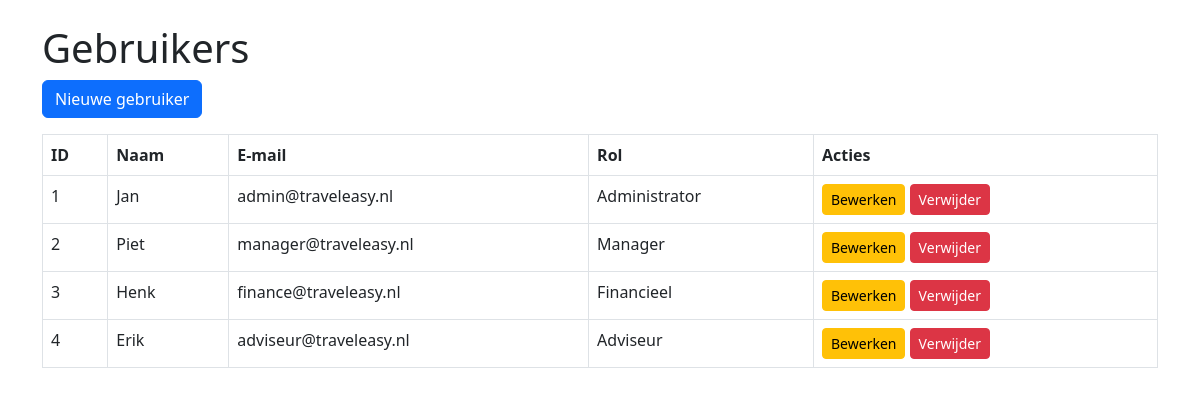
The app's page /users (signed in) with its own data.
### tables this page shows
CREATE TABLE users (
    id INT AUTO_INCREMENT PRIMARY KEY,
    name VARCHAR(100) NOT NULL,
    email VARCHAR(100) NOT NULL UNIQUE,
    password_hash VARCHAR(255) NOT NULL,
    role_id INT NOT NULL,
    created_at TIMESTAMP DEFAULT CURRENT_TIMESTAMP,
    FOREIGN KEY (role_id) REFERENCES roles(id) ON DELETE RESTRICT
);

CREATE TABLE roles (
    id INT AUTO_INCREMENT PRIMARY KEY,
    name VARCHAR(50) NOT NULL UNIQUE
);

### app/Controllers/UserController.php (called while the page is built, shortened)
<?php
require_once __DIR__ . '/../Models/User.php';
class UserController
{
    private $userModel;
    public function __construct($pdo)
    {
        $this->userModel = new User($pdo);
    }
    public function index()
    {
        $users = $this->userModel->getAll();
        require PROJECT_ROOT . 'Views' . DIRECTORY_SEPARATOR . 'users' . DIRECTORY_SEPARATOR . 'index.php';
    }
}

### public/index.php (called while the page is built, shortened)
<?php
require_once PROJECT_ROOT . 'config' . DIRECTORY_SEPARATOR . 'web.php';

### app/Models/User.php (called while the page is built, shortened)
<?php
class User
{
    private $pdo;
    public function __construct($pdo)
    {
        $this->pdo = $pdo;
    }
    public function getAll()
    {
        try {
            $stmt = $this->pdo->query("
                SELECT users.*, roles.name AS role_name
                FROM users
                JOIN roles ON users.role_id = roles.id
                ORDER BY users.id
            ");
            return $stmt->fetchAll(PDO::FETCH_ASSOC);
        } catch (PDOException $e) {
            error_log("User::getAll error: " . $e->getMessage());
            return [];
        }
    }
}

### Views/users/index.php (the view, shortened to what this page needs)
<!DOCTYPE html>
<html>
<head>
    <link href="https://cdn.jsdelivr.net/npm/bootstrap@5.3.0/dist/css/bootstrap.min.css" rel="stylesheet">
</head>
<body>
<div class="container mt-4">
    <h1>Gebruikers</h1>
    <a href="/users/create" class="btn btn-primary mb-3">Nieuwe gebruiker</a>
    <table class="table table-bordered">
        <thead><tr><th>ID</th><th>Naam</th><th>E-mail</th><th>Rol</th><th>Acties</th></tr></thead>
        <tbody>
        <?php foreach ($users as $user): ?>
        <tr>
            <td><?= $user['id'] ?></td>
            <td><?= htmlspecialchars($user['name']) ?></td>
            <td><?= htmlspecialchars($user['email']) ?></td>
            <td><?= htmlspecialchars($user['role_name']) ?></td>
            <td>
                <a href="/users/edit/<?= $user['id'] ?>" class="btn btn-sm btn-warning">Bewerken</a>
                <form method="POST" action="/users/delete/<?= $user['id'] ?>" style="display:inline;">
                    <button type="submit" class="btn btn-sm btn-danger" onclick="return confirm('Weet u het zeker?')">Verwijder</button>
                </form>
            </td>
        </tr>
        <?php endforeach; ?>
        </tbody>
    </table>
</div>
</body>
</html>

### config/web.php (shortened to what this page needs)
<?php
$pdo = getDBConnection();
require_once PROJECT_ROOT . 'app' . DIRECTORY_SEPARATOR . 'Controllers' . DIRECTORY_SEPARATOR . 'UserController.php';
$uri = parse_url($_SERVER['REQUEST_URI'], PHP_URL_PATH);
switch ($uri) {
    case '/users':
        (new UserController($pdo))->index();
        break;
}

### records on screen
users: id "1", name "Jan", email "admin@traveleasy.nl", role.name "Administrator"
users: id "2", name "Piet", email "manager@traveleasy.nl", role.name "Manager"
users: id "3", name "Henk", email "finance@traveleasy.nl", role.name "Financieel"
users: id "4", name "Erik", email "adviseur@traveleasy.nl", role.name "Adviseur"
